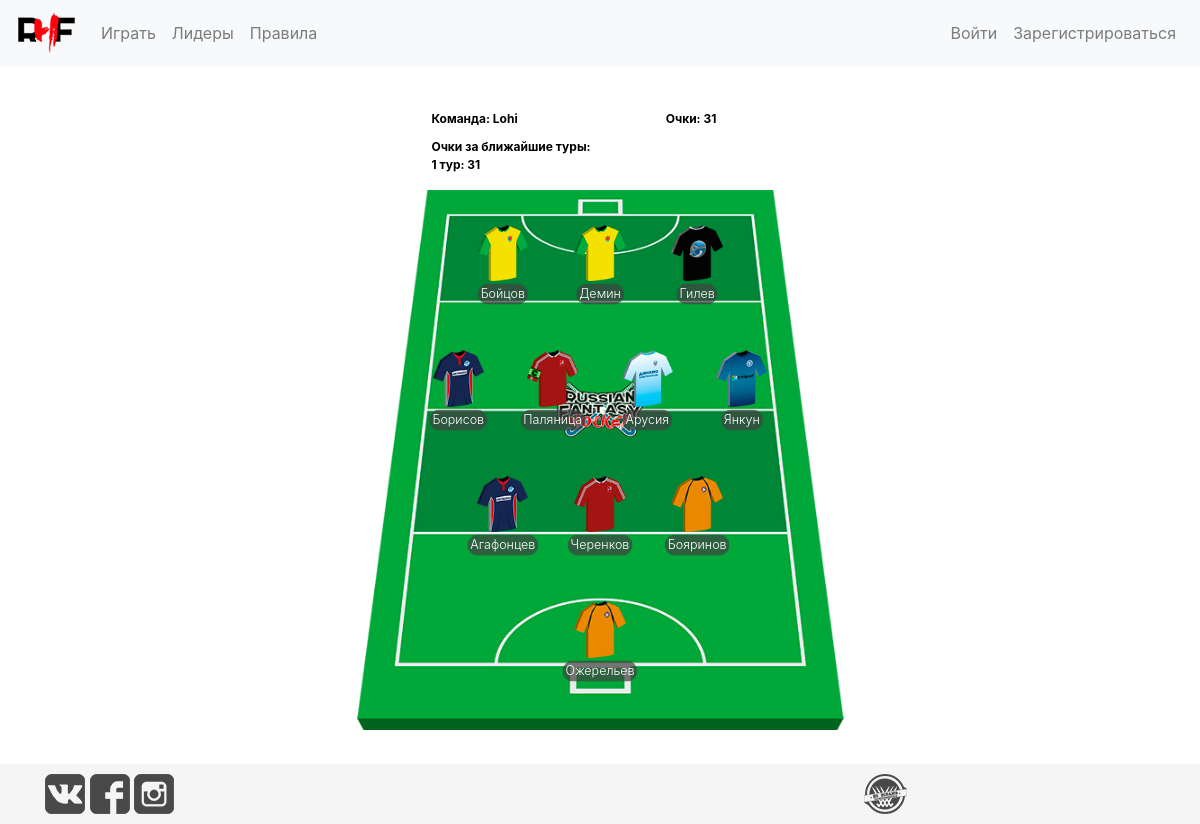
The page /users_team/1/ on the database its author committed.
### accounts/models.py (models this page shows, shortened)
class Profile(models.Model):
    user_id = models.OneToOneField(User, on_delete=models.CASCADE, primary_key=True)
    team_name = models.CharField(max_length=30, null=True, blank=True, unique=True)
    budget = models.FloatField(default=DEFAULT_BUDGET)
    changes_count = models.PositiveIntegerField(default=0)
    refresh_changes = models.BooleanField(editable=False, default=False)
    points = models.PositiveIntegerField(default=0, blank=False, null=False)

### players/models.py (models this page shows, shortened)
class Player(models.Model):
    club = models.ForeignKey(Club)
    surname = models.CharField(max_length=100, blank=False, null=False)
    name = models.CharField(max_length=100, blank=False, null=False)
    GOALKEEPER = 'GK'
    DEFENDER = 'DE'
    MIDFIELDER = 'MF'
    FORWARD = 'FW'
    POSITION_CHOICES = (
        (GOALKEEPER, 'GOALKEEPER'),
        (DEFENDER, 'DEFENDER'),
        (MIDFIELDER, 'MIDFIELDER'),
        (FORWARD, 'FORWARD')
    )
    position = models.CharField(max_length=2, choices=POSITION_CHOICES, blank=False, null=False)
    price = models.FloatField(blank=False, null=False)
    points = models.IntegerField(blank=False, null=False, default=0)

### fantasy_hockey/views.py (the view)
# urls.py: url(r'^users_team/(?P<user_id>\d+)/$', views.render_user_team),
def render_user_team(request, user_id):
    profile = Profile.objects.get(pk=user_id)
    user = User.objects.get(pk=user_id)
    team_instances = Team.objects.filter(user_id=profile, tour_number_end__isnull=True)
    team = {'GK': [], 'DE': [], 'MF': [], 'FW': []}
    last_3_results = players.get_results_of_3_last_tours(user)
    utc_now = datetime.datetime.now(datetime.timezone.utc)
    captain = False
    try:
        banners = AdBanners.objects.get(start_time__lte=utc_now, end_time__gte=utc_now)
    except:
        banners = False
    if len(team_instances) == 11:  # поставить вместо 11 - players.DEFAULT_PLAYERS_Q
        for instance in team_instances:
            instance.player_id.tshirt = choose_tshirt(instance.player_id)
            team[instance.player_id.position].append(instance.player_id)
            if instance.is_captain:
                captain = instance.player_id
        return render(request, 'users_team.html', context={'team': team, 'name': profile.team_name, 'points': profile.points, 'results': last_3_results, 'banners': banners, 'captain': captain})
    else:
        return HttpResponseNotFound(f'<h1>У такого пользователя нет команды, или что-то пошло не так...</h1>')

### fantasy_hockey/views.py (called while the page is built)
def choose_tshirt(player_id):
    if player_id.club.name == 'Динамо-Строитель':
        return 'images/play/1_shirt_DS.png'
    elif player_id.club.name == 'Динамо-Электросталь':
        return 'images/play/2_shirt_DE.png'
    elif player_id.club.name == 'Динамо-Казань':
        return 'images/play/3_shirt_DK.png'
    elif player_id.club.name == 'Динамо-ЦОП':
        return 'images/play/4_shirt_DCOP.png'
    elif player_id.club.name == 'Тана':
        return 'images/play/6_shirt_TANA.png'
    elif player_id.club.name == 'СПБ УОР2':
        return 'images/play/5_shirt_SPB.png'
    elif player_id.club.name == 'Волна':
        return 'images/play/7_shirt_VOLNA.png'

### players/views.py (called while the page is built)
def get_results_of_3_last_tours(user):
    dict_to_return = dict()
    profile = Profile.objects.get(user_id=user)
    last_3_tours_result = Result_Profiles.objects.filter(tour_number__season=YEAR, user_id=profile).order_by('-id')[:3]
    for instance in last_3_tours_result:
        dict_to_return[instance.tour_number.number] = instance.points
    return dict_to_return

### templates/users_team.html (shortened to what this page needs)
{% extends "base.html" %}
{% block content %}
{% load staticfiles%}
<div class="container">
    <div class="row justify-content-center">
        <div class="col-12 col-lg-6" style="margin-bottom: 3%; margin-top: 3%;">
            <div class="row name-and-points-for-users-team">
                <div class="col-6">
                    <p id="user_name">Команда: {{ name }}</p>
                </div>
                <div class="col-6">
                    <p id="points">Очки: {{ points }}</p>
                </div>
                {% if results %}
                    <div class="col-6">
                        <ul id="last_3_result">
                        Очки за ближайшие туры:
                        {% for key, value in results.items %}
                            <li>{{ key }} тур: {{ value }}</li>
                        {% endfor %}
                        </ul>
                    </div>
                {% endif %}
            </div>
            <div class="field_wrapper">
                <img class="field" src="{% static 'images/play/field.png' %}" alt="field">
                <div class="field_div">
                    <div class="forward zone">
                        {% for player in team.FW %}
                            <div class="player disabled">
                                <img class="player_image" src="{% static '' %}{{ player.tshirt }}" alt="player_image">
                                <p class="font-weight-light player_sign">{{ player.surname }}</p>
                            </div>
                        {% endfor %}
                    </div>
                    <div class="midfielder zone">
                        {% for player in team.MF %}
                            <div class="player disabled">
                                <img class="player_image" src="{% static '' %}{{ player.tshirt }}" alt="player_image">
                                {% if player == captain %}
                                    <img class="player_image" src="{% static 'images/play/bandage_test.png' %}" alt="player">
                                {% endif %}
                                <p class="font-weight-light player_sign">{{ player.surname }}</p>
                            </div>
                        {% endfor %}
                    </div>
                    <div class="defender zone">
                        {% for player in team.DE %}
                            <div class="player disabled">
                                <img class="player_image" src="{% static '' %}{{ player.tshirt }}" alt="player_image">
                                <p class="font-weight-light player_sign">{{ player.surname }}</p>
                            </div>
                        {% endfor %}
                    </div>
                    <div class="goalkeeper zone">
                        <div class="player disabled">
                            <img class="player_image" src="{% static '' %}{{ team.GK.0.tshirt }}" alt="player_image">
                            <p class="font-weight-light player_sign">{{ team.GK.0.surname }}</p>
                        </div>
                    </div>
                </div>
            </div>
        </div>
    </div>
</div>
{% endblock %}

### static/css/master.css (style rules this page uses)
body { margin-bottom: 60px; }
p { color: gray; margin-top: 10px; margin-bottom: 10px; }
.field { width: 100%; }
.player { flex: 1 0; height: 100%; width: 100%; position: relative; }
.field_div { position: absolute; top: 0; bottom: 0; left: 0; right: 0; display: flex; flex-direction: column; padding-bottom: 7%; }
.zone { flex: 1 0; position: relative; display: flex; flex-direction: row; justify-content: center; align-content: center; align-items: center; }
.player_image { height: 45%; width: auto; position: absolute; margin: auto; top: 0; left: 0; right: 0; bottom: 0; cursor: pointer; }
.forward { margin-left: 23%; margin-right: 23%; }
.midfielder { margin-left: 15%; margin-right: 15%; }
.defender { margin-left: 23%; margin-right: 23%; }
.field_wrapper { position: relative; }
.player_sign { position: relative; float: left; left: 50%; transform: translate(-50%, -50%); color: white; border: 1px solid rgba(66, 66, 66, 0); border-radius: 12px; background: rgba(66, 66, 66, 0.7); padding-left: 2px; padding-right: 2px; cursor: pointer; white-space: nowrap; }
.disabled .player_sign { cursor: default; }
.disabled .player_image { cursor: default; }
#budget, #changes, #deadline, #deadline_end, #tour, #tour_name, #user_name, #points { font-size: 0.75rem; font-weight: bold; color: black; }
.name-and-points-for-users-team { margin-left: 16%; }
#last_3_result { list-style-type: none; padding-left: 0; font-size: 0.75rem; font-weight: bold; color: black; }

### rows shown on the page
Profile: team_name "Lohi"
Player: surname "Бойцов"
Player: surname "Демин"
Player: shows a picture, surname "Гилев"
Player: shows a picture, surname "Борисов"
Player: surname "Паляница"
Player: shows a picture, surname "Арусия"
Player: shows a picture, surname "Янкун"
Player: shows a picture, surname "Агафонцев"
Player: shows a picture, surname "Черенков"
Player: shows a picture, surname "Бояринов"
Player: GK.0.surname "Ожерельев"

### other values the page prints
{{ points }} "31"
{{ key }} "1"
{{ value }} "31"
